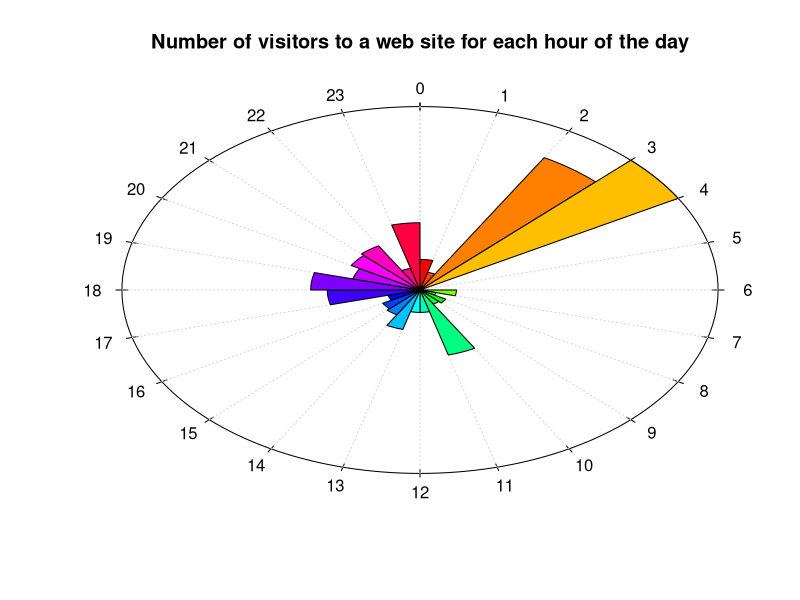
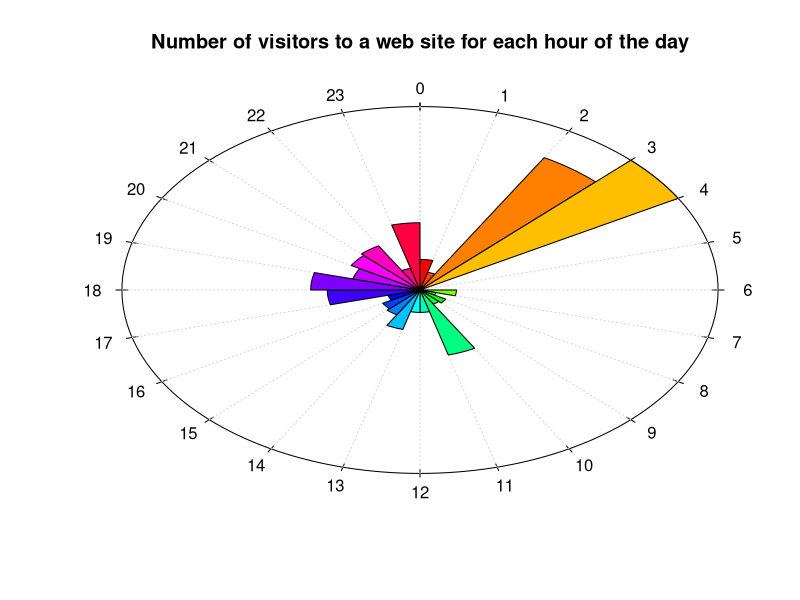

Write R code to recreate these figures, in order.
#code snippet to make clock plots of orca observations
# grabbed this from the internets- haven't yet tried to adapt it!
#Ailen eEttinger
#April 19, 2019
# Data
x <- c(15, 9, 75, 90, 1, 1, 11, 5, 9, 8, 33, 11, 11, 20, 14, 13, 10, 28, 33, 21, 24, 25, 11, 33)

# Clock plot function
clock.plot <- function (x, col = rainbow(n), ...) {
  if( min(x)<0 ) x <- x - min(x)
  if( max(x)>1 ) x <- x/max(x)
  n <- length(x)
  if(is.null(names(x))) names(x) <- 0:(n-1)
  m <- 1.05
  plot(0, type = 'n', xlim = c(-m,m), ylim = c(-m,m), axes = F, xlab = '', ylab = '', ...)
  a <- pi/2 - 2*pi/200*0:200
  polygon( cos(a), sin(a) )
  v <- .02
  a <- pi/2 - 2*pi/n*0:n
  segments( (1+v)*cos(a), (1+v)*sin(a), (1-v)*cos(a), (1-v)*sin(a) )
  segments( cos(a), sin(a),0, 0, col = 'light grey', lty = 3) 
  ca <- -2*pi/n*(0:50)/50
  for (i in 1:n) {
    a <- pi/2 - 2*pi/n*(i-1)
    b <- pi/2 - 2*pi/n*i
    polygon( c(0, x[i]*cos(a+ca), 0), c(0, x[i]*sin(a+ca), 0), col=col[i] )
    v <- .1
    text((1+v)*cos(a), (1+v)*sin(a), names(x)[i])
  }
}

# Use the function on the created data
clock.plot(x, main = "Number of visitors to a web site for each hour of the day")
1
2
3
4
5
6
7
8
9
10
11
12
13
14
15
16
17
18
19
20
21
22
23
24
25
26
27
28
29
# Data
x <- c(15, 9, 75, 90, 1, 1, 11, 5, 9, 8, 33, 11, 11, 20, 14, 13, 10, 28, 33, 21, 24, 25, 11, 33)

# Clock plot function
clock.plot <- function (x, col = rainbow(n), ...) {
  if( min(x)<0 ) x <- x - min(x)
  if( max(x)>1 ) x <- x/max(x)
  n <- length(x)
  if(is.null(names(x))) names(x) <- 0:(n-1)
  m <- 1.05
  plot(0, type = 'n', xlim = c(-m,m), ylim = c(-m,m), axes = F, xlab = '', ylab = '', ...)
  a <- pi/2 - 2*pi/200*0:200
  polygon( cos(a), sin(a) )
  v <- .02
  a <- pi/2 - 2*pi/n*0:n
  segments( (1+v)*cos(a), (1+v)*sin(a), (1-v)*cos(a), (1-v)*sin(a) )
  segments( cos(a), sin(a),0, 0, col = 'light grey', lty = 3) 
  ca <- -2*pi/n*(0:50)/50
  for (i in 1:n) {
    a <- pi/2 - 2*pi/n*(i-1)
    b <- pi/2 - 2*pi/n*i
    polygon( c(0, x[i]*cos(a+ca), 0), c(0, x[i]*sin(a+ca), 0), col=col[i] )
    v <- .1
    text((1+v)*cos(a), (1+v)*sin(a), names(x)[i])
  }
}

# Use the function on the created data
clock.plot(x, main = "Number of visitors to a web site for each hour of the day")